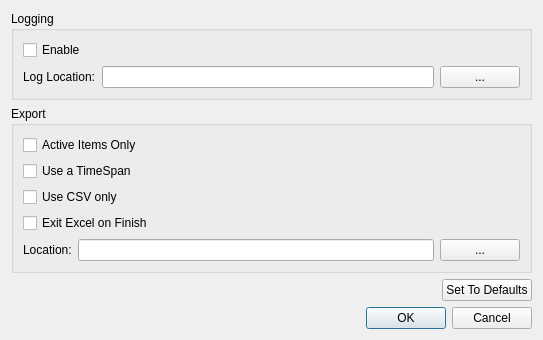
<?xml version="1.0" encoding="UTF-8"?>
<ui version="4.0">
 <class>PreferencesDialogClass</class>
 <widget class="QDialog" name="PreferencesDialogClass">
  <property name="windowModality">
   <enum>Qt::ApplicationModal</enum>
  </property>
  <property name="geometry">
   <rect>
    <x>0</x>
    <y>0</y>
    <width>543</width>
    <height>334</height>
   </rect>
  </property>
  <property name="contextMenuPolicy">
   <enum>Qt::NoContextMenu</enum>
  </property>
  <property name="windowTitle">
   <string>Preferences</string>
  </property>
  <property name="modal">
   <bool>true</bool>
  </property>
  <layout class="QVBoxLayout" name="verticalLayout_2">
   <item>
    <widget class="QGroupBox" name="groupBox">
     <property name="title">
      <string>Logging</string>
     </property>
     <layout class="QVBoxLayout" name="verticalLayout">
      <item>
       <widget class="QCheckBox" name="_loggingCB">
        <property name="text">
         <string>Enable</string>
        </property>
       </widget>
      </item>
      <item>
       <layout class="QHBoxLayout" name="horizontalLayout">
        <item>
         <widget class="QLabel" name="label">
          <property name="text">
           <string>Log Location:</string>
          </property>
         </widget>
        </item>
        <item>
         <widget class="QLineEdit" name="_logLocation"/>
        </item>
        <item>
         <widget class="QPushButton" name="_browseForLogPathButton">
          <property name="text">
           <string>...</string>
          </property>
         </widget>
        </item>
       </layout>
      </item>
     </layout>
    </widget>
   </item>
   <item>
    <widget class="QGroupBox" name="groupBox_2">
     <property name="title">
      <string>Export</string>
     </property>
     <layout class="QVBoxLayout" name="verticalLayout_3">
      <item>
       <widget class="QCheckBox" name="_exportActiveItems">
        <property name="text">
         <string>Active Items Only</string>
        </property>
       </widget>
      </item>
      <item>
       <widget class="QCheckBox" name="_useATimeSpanCheckBox">
        <property name="text">
         <string>Use a TimeSpan</string>
        </property>
       </widget>
      </item>
      <item>
       <widget class="QCheckBox" name="_useCSVCheckbox">
        <property name="text">
         <string>Use CSV only</string>
        </property>
       </widget>
      </item>
      <item>
       <widget class="QCheckBox" name="_exitExcelCB">
        <property name="text">
         <string>Exit Excel on Finish</string>
        </property>
       </widget>
      </item>
      <item>
       <layout class="QHBoxLayout" name="horizontalLayout_3">
        <item>
         <widget class="QLabel" name="label_2">
          <property name="text">
           <string>Location:</string>
          </property>
         </widget>
        </item>
        <item>
         <widget class="QLineEdit" name="_exportLocation"/>
        </item>
        <item>
         <widget class="QPushButton" name="_browseForExportPathButton">
          <property name="text">
           <string>...</string>
          </property>
         </widget>
        </item>
       </layout>
      </item>
     </layout>
    </widget>
   </item>
   <item>
    <layout class="QHBoxLayout" name="horizontalLayout_2">
     <item>
      <spacer name="horizontalSpacer">
       <property name="orientation">
        <enum>Qt::Horizontal</enum>
       </property>
       <property name="sizeHint" stdset="0">
        <size>
         <width>40</width>
         <height>20</height>
        </size>
       </property>
      </spacer>
     </item>
     <item>
      <widget class="QPushButton" name="_setToDefaultsButton">
       <property name="text">
        <string>Set To Defaults</string>
       </property>
      </widget>
     </item>
    </layout>
   </item>
   <item>
    <spacer name="verticalSpacer">
     <property name="orientation">
      <enum>Qt::Vertical</enum>
     </property>
     <property name="sizeHint" stdset="0">
      <size>
       <width>20</width>
       <height>40</height>
      </size>
     </property>
    </spacer>
   </item>
   <item>
    <widget class="QDialogButtonBox" name="buttonBox">
     <property name="orientation">
      <enum>Qt::Horizontal</enum>
     </property>
     <property name="standardButtons">
      <set>QDialogButtonBox::Cancel|QDialogButtonBox::Ok</set>
     </property>
    </widget>
   </item>
  </layout>
 </widget>
 <resources/>
 <connections>
  <connection>
   <sender>buttonBox</sender>
   <signal>accepted()</signal>
   <receiver>PreferencesDialogClass</receiver>
   <slot>accept()</slot>
   <hints>
    <hint type="sourcelabel">
     <x>248</x>
     <y>254</y>
    </hint>
    <hint type="destinationlabel">
     <x>157</x>
     <y>274</y>
    </hint>
   </hints>
  </connection>
  <connection>
   <sender>buttonBox</sender>
   <signal>rejected()</signal>
   <receiver>PreferencesDialogClass</receiver>
   <slot>reject()</slot>
   <hints>
    <hint type="sourcelabel">
     <x>316</x>
     <y>260</y>
    </hint>
    <hint type="destinationlabel">
     <x>286</x>
     <y>274</y>
    </hint>
   </hints>
  </connection>
 </connections>
</ui>
